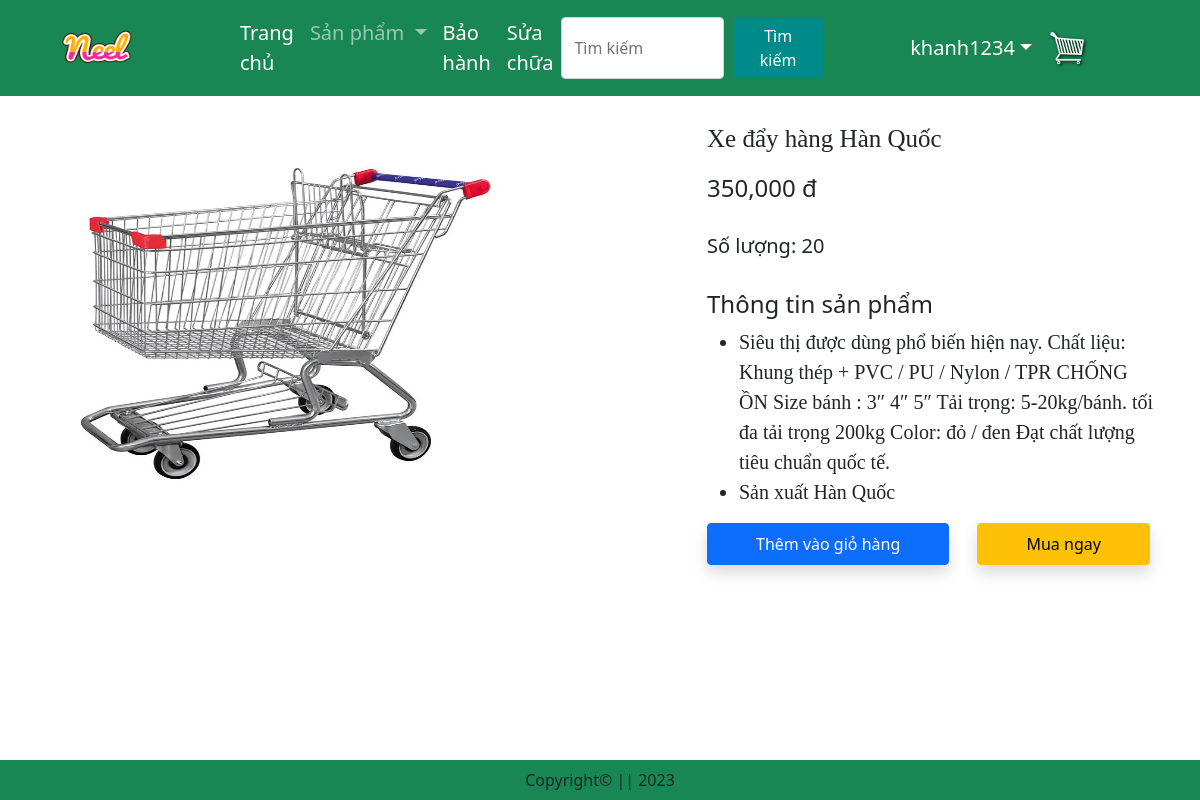
The app's page /productdetail/2 (signed in) with its own data.
### store/models.py (models this page shows, shortened)
class Product(models.Model):
    id_product=models.BigAutoField(primary_key=True)
    name_product=models.CharField(max_length=100)
    quantity_product=models.PositiveIntegerField(default=1)
    selling_price=models.DecimalField(max_digits=10, decimal_places=0)
    description=models.TextField()
    prodapp=models.TextField(default='')
    category=models.CharField(choices=CATEGORY_CHOICES,max_length=6)
    product_image=models.ImageField(upload_to='product')
    def formatted_price(self):
        return f"{self.selling_price:,.0f}"

### store/views.py (the view)
# urls.py: path('productdetail/<int:pk>',views.ProductDetail.as_view(),name='productdetail'),
class ProductDetail(View):
    def get(self,request,pk):
        product=Product.objects.get(pk=pk)
        totalitem=0
        if request.user.is_authenticated:
            totalitem = len(Cart.objects.filter(user=request.user))
        return render(request,'store/productdetail.html',locals())

### store/templates/store/productdetail.html (shortened to what this page needs)
{% extends "store/base.html" %}
{% load static %}
{% block main-content %}
<br>
    <div class="container">
        <div class="row flex justify-content-between">
            <div id="product-image" style="width: 500px; height: 500px;">
                <img src="{{product.product_image.url}}" class="img col-xs-6 col-sm-12 col-lg-12 mt-3 text-sm-center w-100 h-75" alt="error">
            </div>
            <div class="productdetail col-lg-5" >
                <p style="font-family: Georgia, 'Times New Roman', Times, serif; font-size: 25px;">{{product.name_product}}</p>
                <h4>{{product.formatted_price}} đ</h4>
                <br>
                <h5>Số lượng: {{product.quantity_product}}</h5>
                <br>
                <h4>Thông tin sản phẩm</h4>
                <ul class="fs-5" style="font-family: Rajdhani;">
                    <li>{{product.description}}</li>
                    <li>{{product.prodapp}}</li>
                </ul>
                <form action="/add-to-cart" class="d-inline">
                    <button type="submit" class="btn btn-primary shadow px-5 py-2">Thêm vào giỏ hàng</button>
                    <button type="submit" class="btn btn-warning shadow px-5 py-2 ms-4">Mua ngay</button>
                </form>
            </div>
        </div>
    </div>
{% endblock main-content %}

### store/templates/store/base.html (shortened to what this page needs)
<!DOCTYPE html>
{% load static %}
<html lang="en">
<head>
    <link href="https://cdn.jsdelivr.net/npm/bootstrap@5.0.2/dist/css/bootstrap.min.css" rel="stylesheet" integrity="sha384-
    EVSTQN3/azprG1Anm3QDgpJLIm9Nao0Yz1ztcQTwFspd3yD65VohhpuuCOmLASjC">
    <link rel="stylesheet" href="{% static 'store/css/owl.carousel.min.css' %}">
    <link rel="stylesheet" href="{% static 'store/css/all.min.css' %}">
    <link rel="stylesheet" href="{% static 'store/css/style.css' %}">
    <link rel="stylesheet" href="https://cdnjs.cloudflare.com/ajax/libs/viewerjs/1.10.2/viewer.min.css" />
</head>
<body>
    <nav class="navbar navbar-expand-lg navbar-dark bg-success">
        <div class="container-fluid">
          <a class="navbar-brand" href="#">
           <img src="{% static "store/images/neel.png" %}" width="70" height="70" alt="">
          </a>
          <div class="collapse navbar-collapse" id="navbarSupportedContent">
            <ul class="navbar-nav me-auto mb-2 mb-lg-0">
              <li class="nav-item">
                <a class="nav-link active" aria-current="page" href="{% url 'home' %}">Trang chủ</a>
              </li>
              <li class="nav-item dropdown">
                <a class="nav-link dropdown-toggle" href="#" id="navbarDropdown" role="button" data-bs-toggle="dropdown" aria-expanded="false">
                 Sản phẩm
                </a>
              </li>
              <li class="nav-item">
                <a class="nav-link text-white" aria-current="page" href="#">Bảo hành</a>
              </li>
              <li class="nav-item">
                <a class="nav-link text-white" aria-current="page" href="#">Sửa chữa</a>
              </li>
            </ul>
            <form class="d-flex" role="search" action="/search">
              <input class="form-control me-2" type="search" name="search" placeholder="Tìm kiếm" aria-label="Search">
              <button class="btn btn-outline-success" type="submit">Tìm kiếm</button>
            </form>
            {% if user.is_authenticated %}
              <ul class="navbar-nav me-auto mb-2 mb-lg-0">
                <li class="nav-item dropdown mx-2">
                  <a class="nav-link dropdown-toggle text-white" href="#" id="profileDropdown" role="button" data-bs-toggle="dropdown" aria-
                  expanded="false">{{request.user}}</a>
                </li>
              </ul>
              <a href="{% url 'showcart' %}">
                <img  id="cart-icon" src="{% static 'store/images/cart1.png' %}" width="40" height="40" style="margin-right: 100px;">
              </a>
          {% else %}
                <a href="{% url 'login' %}"class="btn btn-warning" style="margin-right: 50px;">Đăng nhập </a>
          {% endif %}
          </div>
        </div>
    </nav>
    {% block main-content %}
    {% endblock main-content %}
    <footer class=" fixed-bottom bg-success text-center p-2 mt-5"> Copyright&copy; || 2023 </footer>
</body>
</html>

### store/static/store/css/style.css (style rules this page uses)
.d-flex { margin-right: 50px; }
.nav-link { font-size: 20px; }
.navbar-brand { margin-left: 50px; margin-right: 100px; }
.btn-outline-success { background-color: #008B8B; color: white; width: 150px; margin-right: 20px; }

### records on screen
Product: product_image (picture), name_product "Xe đẩy hàng Hàn Quốc", formatted_price "350,000", quantity_product "20", description "Siêu thị được dùng phổ biến hiện nay. Chất liệu: Khung thép + PVC / PU / Nylon / TPR CHỐNG ỒN Size bánh : 3″ 4″ 5″ Tải trọng: 5-20kg/bánh. tối đa tải trọng 200kg Color: đỏ / đen Đạt chất lượng tiêu chuẩn quốc tế.", prodapp "Sản xuất Hàn Quốc"

### other values on screen
{{ request.user }} "khanh1234"
